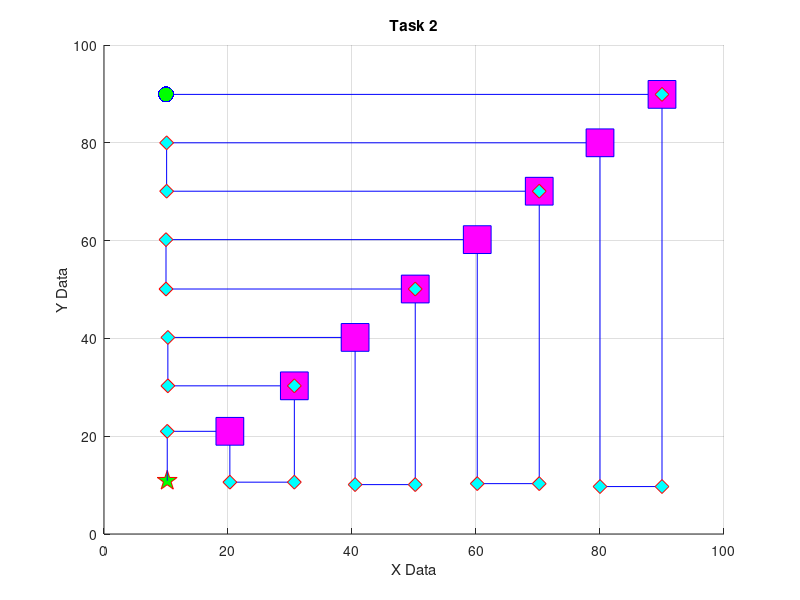

Write the MATLAB code that produced this figure.
%Ethan Newman - Project 3 Part 2
%Tristan Hill - Tennessee Technological University
%10 November 2017
clear variables;clc
i=1;
Xdat=zeros(1,24);
Ydat=zeros(1,24);
fid=fopen('hw3_task2.txt','r');
K=fscanf(fid,'%f',4)
while i<=24;
    Xdat(i)=fscanf(fid,'%f',1);
    Ydat(i)=fscanf(fid,'%f',1);
    dia(i)=fscanf(fid,'%f',1);
    square(i)=fscanf(fid,'%f',1);
    i=i+1;
end
fclose(fid);
title('Task 2')
xlabel('X Data')
ylabel('Y Data')
deg_clock=[60 30 0 330 300 270 240 210 180 150 120 90];
i=1;
a=zeros(1,24);
while i<=24
    a=Ydat(i);
    Ydat(i)=deg_clock(a);
    i=i+1;
end
x=zeros(1,24);
y=zeros(1,24);
i=1;
%I eventually figured out how to put it in a loop
while i<=24
    x(i)=(Xdat(i)*cosd(Ydat(i)));
    y(i)=(Xdat(i)*sind(Ydat(i)));
    i=i+1;
end
X=10;
Fx=zeros(1,24);
Y=89.9;
Fy=zeros(1,24);
i=1;
while i<=24
    X=X+x(i);
    Y=Y+y(i);
    Fx(i)=X;
    Fy(i)=Y;
    i=i+1;
end
hold on;grid on
plot(Fx(24),Fy(24),'pg','markersize',15,'markerfacecolor','g','markeredgecolor','r')
plot([K(1) Fx(1)], [K(2) Fy(1)],'b-')
plot([K(1) Fx(1)], [K(2) Fy(1)],'b.','markersize',35)
plot([K(1) Fx(1)], [K(2) Fy(1)],'g.','markersize',30)
plot(Fx,Fy,'b-')
xlim([0 100])
ylim([0 100])


i=1;
while i<=24
    if square(i)==1
    plot(Fx(i),Fy(i),'ms','markersize',20,'markerfacecolor','m','markeredgecolor','b')
    end
    hold on
    i=i+1;
end

i=1;
while i<=24
    if dia(i)==1
    plot(Fx(i),Fy(i),'cd','markersize',10,'markerfacecolor','c','markeredgecolor','r')
    end
    hold on
    i=i+1;
 end









